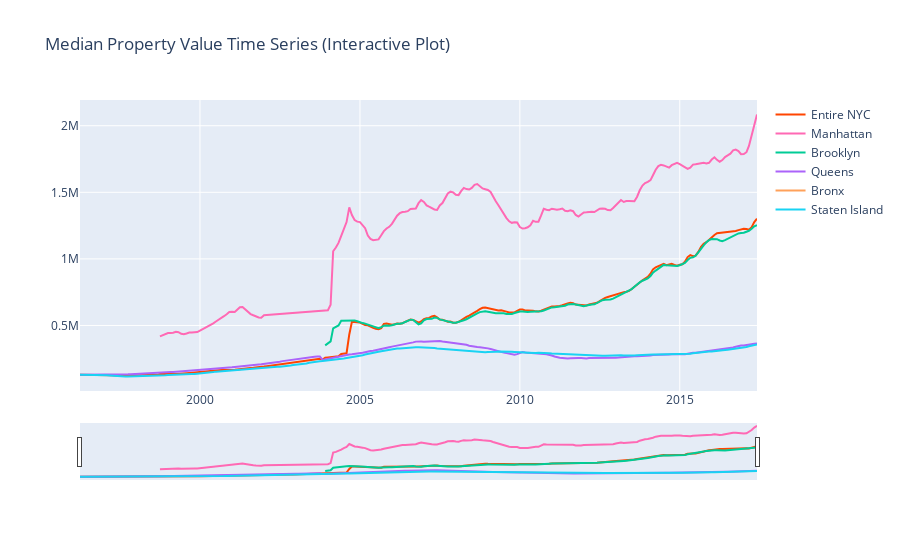

Source (notebook cell):
### Code cell
fig = go.Figure()

fig.add_trace(go.Scatter(x=med_med_ts.index, y=med_med_ts['median value'], name = 'Entire NYC', line_color = '#FF4500'))
fig.add_trace(go.Scatter(x=med_med_ts.index, y=med_med_ts['Manhattan'], name = 'Manhattan', line_color = '#FF69B4'))
fig.add_trace(go.Scatter(x=med_med_ts.index, y=med_med_ts['Brooklyn'], name = 'Brooklyn'))
fig.add_trace(go.Scatter(x=med_med_ts.index, y=med_med_ts['Queens'], name = 'Queens'))
fig.add_trace(go.Scatter(x=med_med_ts.index, y=med_med_ts['Bronx'], name = 'Bronx'))
fig.add_trace(go.Scatter(x=med_med_ts.index, y=med_med_ts['Staten Island'], name = 'Staten Island'))

fig.update_layout(title_text='Median Property Value Time Series (Interactive Plot)', 
                  xaxis_rangeslider_visible=True)
fig.show()

### Figure 1 — Plotly figure (JSON) as saved in the notebook; plotly's stock layout.template omitted (floating-point values rounded to 4 significant figures; data arrays with more than 128 entries replaced by an {"elided": "..."} marker saying what was removed)
{"data": [{"line": {"color": "#FF4500"}, "name": "Entire NYC", "type": "scatter", "x": {"elided": "255 str values"}, "y": {"elided": "255 int values"}}, {"line": {"color": "#FF69B4"}, "name": "Manhattan", "type": "scatter", "x": {"elided": "255 str values"}, "y": {"elided": "255 float values"}}, {"name": "Brooklyn", "type": "scatter", "x": {"elided": "255 str values"}, "y": {"elided": "255 int values"}}, {"name": "Queens", "type": "scatter", "x": {"elided": "255 str values"}, "y": {"elided": "255 int values"}}, {"name": "Bronx", "type": "scatter", "x": {"elided": "255 str values"}, "y": {"elided": "255 null values"}}, {"name": "Staten Island", "type": "scatter", "x": {"elided": "255 str values"}, "y": {"elided": "255 int values"}}], "layout": {"title": {"text": "Median Property Value Time Series (Interactive Plot)"}, "xaxis": {"rangeslider": {"visible": true}}}}
